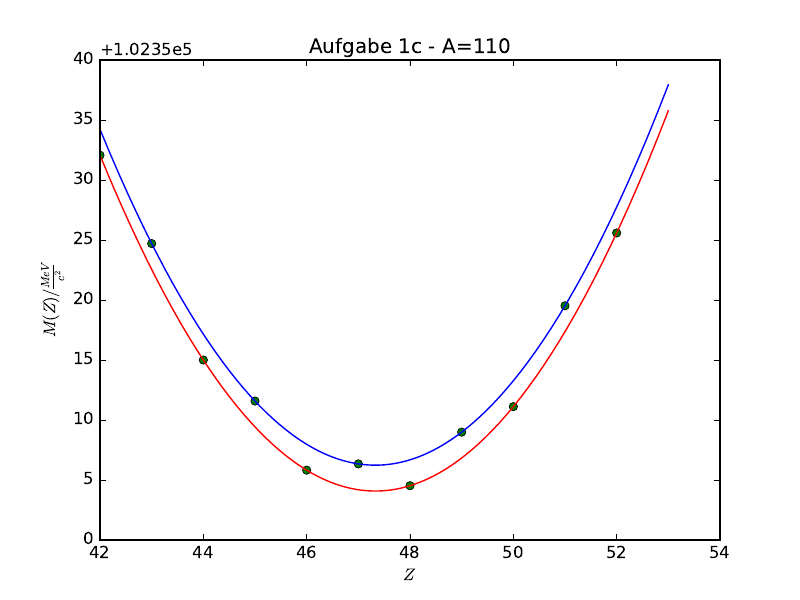

The Python source for this figure:
import numpy as np
import scipy.constants as const
import matplotlib.pyplot as plt

mp = const.physical_constants["proton mass"][0]
mn = const.physical_constants["neutron mass"][0]
ev = const.eV
c = const.c
av = 15.5 * 10**6 * ev * 1/c**2
ao = 16.8 * 10**6 * ev * 1/c**2
ac = 0.715 * 10**6 * ev * 1/c**2
aa = 23 * 10**6 * ev * 1/c**2
ap = 11.3 * 10**6 * ev * 1/c**2

def M(A, Z):
    m1 = Z * mp
    m2 = (A-Z)*mn
    m3 = - av * A
    m4 = ao * A**(2/3)
    m5 = ac * (Z**2)/(A**(1/3))
    m6 = aa * (2*Z-A)**2 * 1/A
    m7 = 0
    if ((A-Z)%2 == 0 and Z%2 ==0):
        m7 = (-1)*ap*A**(-1/2)
        #gg kern
    if ((A-Z)%2 == 1 and Z%2 ==1):
        m7 = (1)*ap*A**(-1/2)
        #uu kern
    mass = m1 + m2 + m3 + m4 + m5 + m6 + m7
    return mass

def M_ungerade(A, Z):
    m1 = Z * mp
    m2 = (A-Z)*mn
    m3 = - av * A
    m4 = ao * A**(2/3)
    m5 = ac * (Z**2)/(A**(1/3))
    m6 = aa * (2*Z-A)**2 * 1/A
    m7 = (1)*ap*A**(-1/2)
    mass = m1 + m2 + m3 + m4 + m5 + m6 + m7
    return mass

def M_gerade(A,Z):
    m1 = Z * mp
    m2 = (A-Z)*mn
    m3 = - av * A
    m4 = ao * A**(2/3)
    m5 = ac * (Z**2)/(A**(1/3))
    m6 = aa * (2*Z-A)**2 * 1/A
    m7 = (-1)*ap*A**(-1/2)
    mass = m1 + m2 + m3 + m4 + m5 + m6 + m7
    return mass

for Z in range(42, 53):
    plt.plot(Z, M(110, Z)*c**2 * 10**(-6) * 1/ev, 'go')
plt.xlabel(r'$Z$')
plt.ylabel(r'$M(Z) / \frac{MeV}{c^2}$')
plt.title('Aufgabe 1c - A=110')

x1 = np.linspace(42,53, 1000)
plt.plot(x1, M_gerade(110, x1)*c**2 * 10**(-6) * 1/ev, 'r')

x2 = np.linspace(42,53, 1000)
plt.plot(x2, M_ungerade(110, x2)*c**2 * 10**(-6) * 1/ev, 'b')

plt.savefig('1c.pdf')
